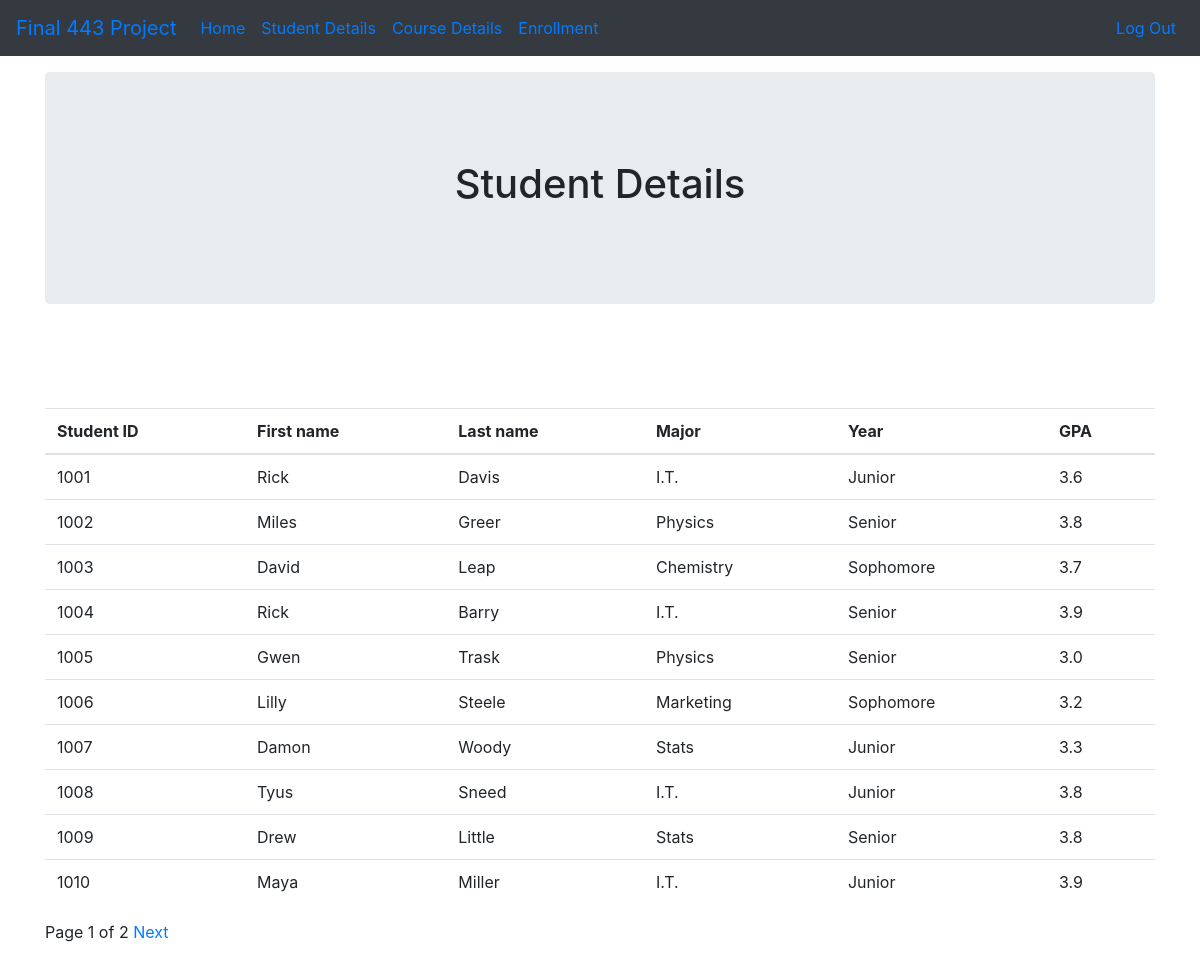
Screenshot of /studentdetails/ (signed in) with the database file from the repository.
### studentinfo/models.py (models this page shows)
class Studentdetails(models.Model):
    studentid = models.IntegerField(primary_key=True)
    firstname = models.CharField(max_length=500)
    lastname = models.CharField(max_length=500)
    major = models.CharField(max_length=500)
    year = models.CharField(max_length=500)
    gpa = models.DecimalField(max_digits=3, decimal_places=1)

### studentinfo/views.py (the view)
# urls.py: path('studentdetails/', views.studentdetails, name='studentdetails'),
@login_required
def studentdetails(request):
    studentinfo=Studentdetails.objects.all()
    paginator = Paginator(studentinfo, 10)
    page = request.GET.get('page')
    studentdata = paginator.get_page(page)
    print (studentinfo)
    return render (request, "studentinfo/Studentdetails.html",{"data":studentdata})

### studentinfo/templates/studentinfo/Studentdetails.html (shortened to what this page needs)
{% extends "studentinfo/base.html" %}
{% block content %}
 <div class="container">
    <div class="jumbotron text-center">
      <h1>Student Details</h1>
    </div>
</div>
  <div class="container">
    <table class="table">
        <thead>
            <tr>
                <th> Student ID</th>
                <th> First name</th>
                <th> Last name</th>
                <th> Major</th>
                <th> Year</th>
                <th> GPA</th>
            </tr>
        </thead>
        <tbody>
            {%for row in data%}
            <tr>
                <td>{{row.studentid}}</td>
                <td>{{row.firstname}}</td>
                <td>{{row.lastname}}</td>
                <td>{{row.major}}</td>
                <td>{{row.year}}</td>
                <td>{{row.gpa}}</td>
            </tr>
            {% endfor %}
        </tbody>
      </table>
      <div class="pagination">
        <span class="step-links">
          <span  class="current">
            Page {{ data.number }} of {{ data.paginator.num_pages }}
          </span>
          {% if data.has_next %}
              <a href="?page={{ data.next_page_number }}">Next</a>
          {% endif %}
        </span>
      </div>
 </div>
{% endblock %}

### studentinfo/templates/studentinfo/base.html (shortened to what this page needs)
{%load static %}
<!DOCTYPE html>
 <html lang = "en">
 <head>
    <link rel="stylesheet" href="https://maxcdn.bootstrapcdn.com/bootstrap/4.5.2/css/bootstrap.min.css">
</head>
<body>
  <header>
      <nav class="navbar navbar-expand-md navbar-blue fixed-top bg-dark">
        <a class="navbar-brand" href="#">Final 443 Project</a>
        <div class="collapse navbar-collapse" id="navbarCollapse">
          <ul class="navbar-nav mr-auto">
            <li class="nav-item active">
              <a class="nav-link" href="{% url 'home' %}">Home <span class="sr-only">(current)</span></a>
            </li>
            <li class="nav-item">
              <a class="nav-link" href="{% url 'studentdetails' %}">Student Details</a>
            </li>
            <li class="nav-item">
              <a class="nav-link" href="{% url 'coursedetails' %}">Course Details</a>
            </li>
            <li class="nav-item">
              <a class="nav-link" href="{% url 'enroll' %}">Enrollment</a>
            </li>
          </ul>
          <ul class="navbar-nav">
            {% if not user.is_authenticated %}
                <ul class="navbar-nav px-3">
                  <li class="nav-item text-nowrap">
                    <a class="btn btn-light btn-sm" role="button" href="{% url 'login' %}">Log In</a>
                  </li>
                </ul>
            {% else %}
                <ul class="navbar-nav">
                  <li class="nav-item text-nowrap">
                    <a class="nav-link" href="{% url 'logout' %}">Log Out</a>
                  </li>
                </ul>
            {% endif %}
          </ul>
        </div>
      </nav>
    </header>
    {% block container %}
        <div>
          {% block content %}
          {% endblock %}
        </div>
    {% endblock %}
</body>
</html>

### rows the page displays
Studentdetails: studentid "1001", firstname "Rick", lastname "Davis", major "I.T.", year "Junior", gpa "3.6"
Studentdetails: studentid "1002", firstname "Miles", lastname "Greer", major "Physics", year "Senior", gpa "3.8"
Studentdetails: studentid "1003", firstname "David", lastname "Leap", major "Chemistry", year "Sophomore", gpa "3.7"
Studentdetails: studentid "1004", firstname "Rick", lastname "Barry", major "I.T.", year "Senior", gpa "3.9"
Studentdetails: studentid "1005", firstname "Gwen", lastname "Trask", major "Physics", year "Senior", gpa "3.0"
Studentdetails: studentid "1006", firstname "Lilly", lastname "Steele", major "Marketing", year "Sophomore", gpa "3.2"
Studentdetails: studentid "1007", firstname "Damon", lastname "Woody", major "Stats", year "Junior", gpa "3.3"
Studentdetails: studentid "1008", firstname "Tyus", lastname "Sneed", major "I.T.", year "Junior", gpa "3.8"
Studentdetails: studentid "1009", firstname "Drew", lastname "Little", major "Stats", year "Senior", gpa "3.8"
Studentdetails: studentid "1010", firstname "Maya", lastname "Miller", major "I.T.", year "Junior", gpa "3.9"

### other values shown
{{ data.number }} "1"
{{ data.paginator.num_pages }} "2"
